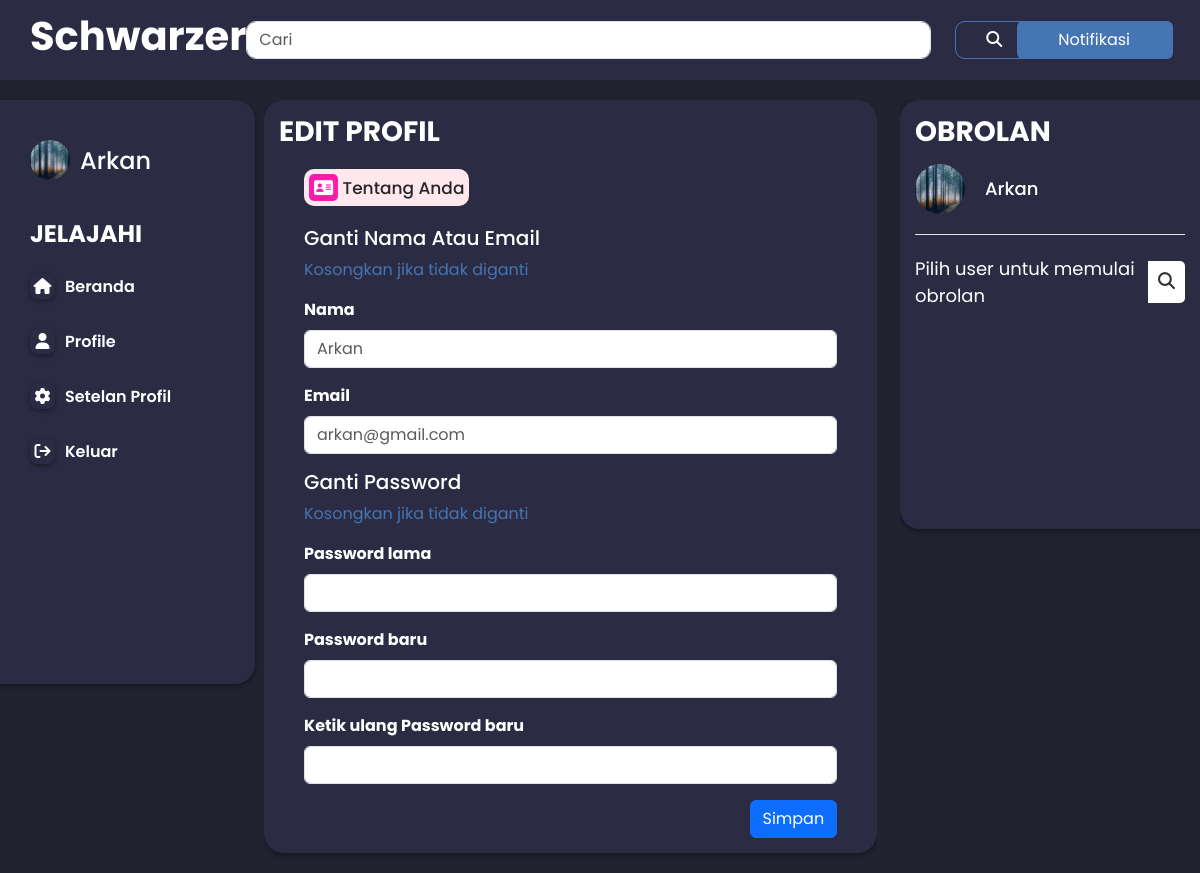
/profil-edit.php (signed in), run on the app's committed database.
### tables this page shows
CREATE TABLE `users` (
  `id` int(11) NOT NULL,
  `nama` varchar(255) NOT NULL,
  `email` varchar(255) NOT NULL,
  `password` varchar(255) NOT NULL,
  `gambar` varchar(255) NOT NULL,
  `unique_id` varchar(255) NOT NULL
);

### profil-edit.php (the view, shortened to what this page needs)
<?php require_once 'cek-akses.php';
$pdo = new PDO('mysql:host=localhost; dbname=pkl', "root", "");
$sql = "SELECT * FROM users WHERE id=:id";
$query = $pdo->prepare($sql);
$query->execute(array('id' => $_SESSION['user']['id']));
$user = $query->fetch();
include_once "pesan/php/config.php";
$id = $_SESSION['user']['unique_id'];
$sql = "SELECT * FROM messages where incoming_msg_id = $id and status = true ORDER BY msg_id DESC limit 5";
$pdo = new PDO('mysql:host=localhost; dbname=pkl', "root", "");
$query = $pdo->prepare($sql);
$query->execute();
?>
<!DOCTYPE html>
<html lang="en">
<head>
  <link rel="stylesheet" href="https://unicons.iconscout.com/release/v4.0.8/css/line.css">
  <link href="https://cdn.jsdelivr.net/npm/bootstrap@5.3.0/dist/css/bootstrap.min.css" rel="stylesheet"
>
  <link rel="stylesheet" href="https://cdnjs.cloudflare.com/ajax/libs/font-awesome/6.1.1/css/all.min.css"
 />
</head>
<body>
  <nav style="width: 100%;
background: #2B2C44;
position: fixed;
z-index: 999;
padding:12px;
padding-left:30px;">
    <div style="display: flex;
align-items: center;
justify-content: space-between;" class="container1">
      <h1 style="font-weight:bold;color:white;font-family:Poppins;" class="log ">
        Schwarzer
      </h1>
      <div style="float:right;" class="create">
        <form action="index.php" method="get" class="d-flex" role="search">
          <input style="padding-right:436px;border-radius:10px;" name="cari" class="form-control me-4" type="text"
            placeholder="Cari" aria-label="Search">
          <button style="padding-left:30px;padding-right:30px;margin-right:-16px;border-radius:10px;border-color:#4575B3;color:white;" class="btn btn-outline-primary" type="submit"><i
              class="fa-solid fa-search"></i></button>
        </form>
      </div>
      <div style="padding-right:15px;"class="dropdown">
        <button style="padding-left:40px;padding-right:42px;background-color:#4575B3;color:white;"type="button" class="btn" data-toggle="dropdown">
          Notifikasi <span style="padding-left:20px;"class="badge badge-light " id="notif"></span>
        </button>
            <?php while ($row = $query->fetch()) { ?>
              <a id="pesan" class="dropdown-item"><svg xmlns="http://www.w3.org/2000/svg" width="16" height="16"
                  fill="currentColor" class="bi bi-envelope-fill" viewBox="0 0 16 16">
                  <path fill-rule="evenodd"
                    d="M.05 3.555A2 2 0 0 1 2 2h22a2 2 0 0 1 1.95 1.555L8 8.414.05 3.555zM0 4.697v7.104l5.803-3.558L0 4.697zM6.761 8.83l-6.57 4.027A2 2 0 0 0 2 14h22a2 2 0 0 0 1.808-1.144l-6.57-4.027L8 9.586l-1.239-.757zm3.436-.586L16 11.801V4.697l-5.803 3.546z" />
                </svg>&nbsp;
                <button class="btn "type="Submit">
                  <?php echo htmlentities($row['msg']); ?><br>
                </button>
              </a>
            <?php } ?>
      </div>
    </div>
  </nav>
  <div class="home">
    <div class="container">
      <div class="home-weapper">
        <div style="background-color:#2B2C44;" class="home-left">
          <div class="profile">
            <?php
            $pdo = new PDO('mysql:host=localhost; dbname=pkl', "root", "");
            $sql = "SELECT  gambar,nama FROM users WHERE id=:id";
            $query = $pdo->prepare($sql);
            $query->execute(array('id' => $_SESSION['user']['id']));
            $topik = $query->fetch();
            ?>
            <img style="width:40px;height:40px;" src="image/<?php echo $topik['gambar'];?>">
            <h4 style="margin-bottom:-3px;color:white;" ><?php echo htmlentities($topik['nama']);?><br></h4>
          </div>
          <div class="explore">
            <h4 style="color:white;" class="mini-headign">JELAJAHI</h4>
            <a style="margin-top:10px;margin-bottom:20px;padding-right:90px;" href="index.php"><i class="fa-solid fa-home"></i>Beranda</a>
            <a style="margin-top:10px;margin-bottom:20px;" href="profil-utama.php?id=<?php echo $_SESSION['user']['id']; ?>"><i class="fa-solid fa-user"></i></i>Profile</a>
            <a style="margin-top:10px;margin-bottom:20px;" href="profil-edit.php?req=0"><i class="fa-solid Example of address-book fa-solid fa-gear"></i></i>Setelan Profil</a>
            <a style="margin-top:10px;margin-bottom:20px;" href="logout.php"><i class="fa-solid fa-sign-out"></i>Keluar</a>
          </div>
        </div>
        <div class="home-center">
          <div class="home-center-wrapper">
            <div style="background-color:#2B2C44;" class="createPost">
              <h3 style="color:white;" class="mini-headign">Edit Profil</h3>
              <div class="col-12">
                        <form action="simpan-edit-profil.php" method="POST"
                            style="margin-left:25px;margin-right:25px;padding-top:10px;font-size:16px;">
                            <div style="margin-bottom:20px;" class="post-icon">
                            <a href="tambah-profil.php" style="background: #ffe8ed;font-size:17px;">
                            <i style="background: #ff1baa;font-size:17px;" class="fa-solid fa-address-card"></i>
                            Tentang Anda</a>
                            </div>
                            <h5 style="color:white;">Ganti Nama Atau Email</h5>
                            <p style="color:#4575B3;" >Kosongkan jika tidak diganti</p>
                            <div class="mb-3">
                                <label style="font-weight:bold;color:white;" class="form-label">Nama</label>
                                <input type="text" name="nama" class="form-control text-muted"
                                    value="<?php echo isset($_POST['nama']) ? $_POST['nama'] : $user['nama']; ?>"
                                    required>
                            </div>
                            <div class="mb-3">
                                <label style="font-weight:bold;color:white;" class="form-label">Email</label>
                                <input type="email" name="email" class="form-control text-muted"
                                    value="<?php echo isset($_POST['email']) ? $_POST['email'] : $user['email']; ?>"
                                    required>
                            </div>
                            <h5 style="color:white;">Ganti Password</h5>
                            <p style="color:#4575B3;">Kosongkan jika tidak diganti</p>
                            <div class="mb-3">
                                <label style="font-weight:bold;color:white;" class="form-label">Password lama</label>
                                <input type="password" name="password_lama" class="form-control">
                            </div>
                            <div class="mb-3">
                                <label style="font-weight:bold;color:white;" class="form-label">Password baru</label>
                                <input type="password" name="password_baru" class="form-control">
                            </div>
                            <div class="mb-3">
                                <label style="font-weight:bold;color:white;" class="form-label">Ketik ulang Password baru</label>
                                <input type="password" name="password_baru2" class="form-control">
                            </div>
                            <div class="text-end">
                                <button class="btn btn-primary">Simpan</button>
                            </div>
                        </form>
                    </div>
            </div>
          </div>
        </div>
        <div class="home-right">
          <div style="background-color:#2B2C44;" class="messenger">
          <h3 style="color:white;" style="color:#1877f2;" class="mini-headign">OBROLAN</h3>
            <section class="users">
              <header>
                <div class="content">
                  <?php
                  $sql = mysqli_query($conn, "SELECT * FROM users WHERE unique_id = {$_SESSION['user']['unique_id']}");
                  if (mysqli_num_rows($sql) > 0) {
                    $row = mysqli_fetch_assoc($sql);
                  }
                  ?>
                  <img src="image/<?php echo $row['gambar']; ?>" style="border-radius:50%;"alt="">
                  <div  class="details">
                    <span style="color:white;">
                      <?php echo $row['nama'] ?>
                    </span>
                  </div>
              </header>
              <div class="search">
                <span style="color:white;" class="text">Pilih user untuk memulai obrolan</span>
                <button><i class="fas fa-search"></i></button>
              </div>
            </section>
          </div>
        </div>
      </div>
    </div>
    <?php include 'modal.php'; ?>
</body>
</html>

### profil-edit.php (style rules this page uses)
* { margin: 0; padding: 0; box-sizing: border-box; list-style: none; text-decoration: none; font-family: "Poppins", sans-serif; }
:root { --background: #d1deec; --foreground: #f1f3f5; --white: #fff; --black: #000; --gray: #6e6e6e; --shadow: #00000063; --border: #cfcfcf; }
body { background-color: #222230; -webkit-text-size-adjust: 100%; -webkit-tap-highlight-color: #3a78ffec; }
h1, h2, h3, h4, h5, h6, b { color: var(--black); }
.home { display: flex; justify-content: center; }
.container { padding-top: 100px; }
.home-weapper { width: 100%; display: flex; justify-content: space-between; }
.home-left { position: fixed; left:0%; background: var(--white); box-shadow: 0 2px 5px 0 var(--shadow); border-top-right-radius: 20px; border-bottom-right-radius: 20px; overflow: hidden; flex-direction: column; padding: 30px; padding-bottom: 200px; margin-bottom: 500px; }
.profile { font-weight:bold; width: 100%; height: 60px; overflow: hidden; border-radius: 10px; display: flex; align-items: center; margin-bottom: 30px; cursor: pointer; }
.profile img { width: 50px; float: left; margin-right: 10px; border-radius: 50px; }
.mini-headign { font-weight: bold; text-transform: uppercase; color: var(--gray); margin-bottom: 15px; }
.explore { display: flex; flex-direction: column; }
.explore a { text-decoration: none; color: #fff; margin-bottom: 15px; font-weight: 600; }
.explore a i { margin-right: 10px; width: 25px; height: 25px; box-shadow: 0 2px 5px 0 var(--shadow); border-radius: 8px; text-align: center; line-height: 25px; transition: 0.4s; }
.home-center { position: absolute; left: 22%; width: 51.1%; overflow: hidden; }
.home-center .createPost { background: var(--white); box-shadow: 0 2px 5px 0 var(--shadow); border-radius: 20px; padding: 15px; margin-bottom: 20px; }
.home-center .mini-headign { color: #1877f2; margin-bottom: 10px; }
.post-icon { display: flex; align-items: center; }
.post-icon a { text-decoration: none; margin-right: 10px; padding: 5px; border-radius: 10px; font-size: 14px; color: #262626; font-weight: 500; }
.post-icon a i { padding: 5px; border-radius: 5px; color: #fff; }
.home-right { position: fixed; left: 75%; width: 25%; overflow: hidden; }
.event-friend, .create-page, .messenger { background: var(--white); box-shadow: 0 2px 5px 0 var(--shadow); border-top-left-radius: 20px; border-bottom-left-radius: 20px; padding: 15px; margin-bottom: 20px; padding-bottom: 200px; }
.users header, .users-list a { display: flex; align-items: center; padding-bottom: 20px; border-bottom: 1px solid #e6e6e6; justify-content: space-between; }
.users header img { height: 50px; width: 50px; }
:is(.users, .users-list) .content { display: flex; align-items: center; }
:is(.users, .users-list) .content .details { color: #000; margin-left: 20px; }
:is(.users, .users-list) .details span { font-size: 18px; font-weight: 500; }
.users .search { margin: 20px 0; display: flex; position: relative; align-items: center; justify-content: space-between; }
.users .search .text { font-size: 18px; }
.users .search button { position: relative; z-index: 1; width: 47px; height: 42px; font-size: 17px; cursor: pointer; border: none; background: #fff; color: #333; outline: none; border-radius: 0 5px 5px 0; transition: all 0.2s ease; }

### data on the page
users: gambar (picture), nama "Arkan", email "arkan@gmail.com"
